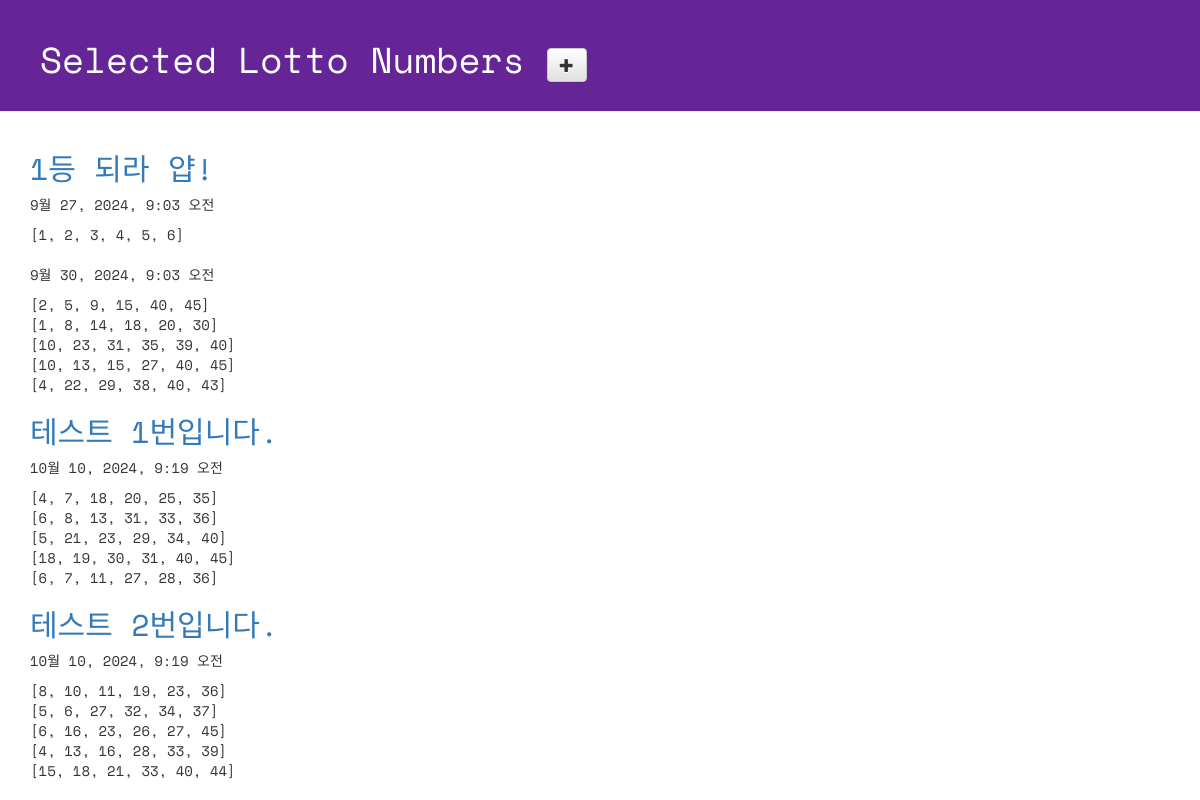
Page /lotto/ on the committed database.
### lotto/models.py (models this page shows, shortened)
class GuessNumbers(models.Model):
    name = models.CharField(max_length=24)
    text = models.CharField(max_length=255)
    lottos = models.CharField(max_length=255, default='[1, 2, 3, 4, 5, 6]')
    num_lotto = models.IntegerField(default=5)
    update_date = models.DateTimeField()

### lotto/views.py (the view)
# urls.py: path('lotto/', views.index, name='index'),
def index(request):
    lottos = GuessNumbers.objects.all()
    return render(request, 'lotto/default.html', {'lottos':lottos})

### lotto/templates/lotto/default.html (shortened to what this page needs)
{% load static %}
<!DOCTYPE html>
<html lang="ko">
<head>
    <link rel="stylesheet" href="//maxcdn.bootstrapcdn.com/bootstrap/3.2.0/css/bootstrap.min.css">
    <link rel="stylesheet" href="//maxcdn.bootstrapcdn.com/bootstrap/3.2.0/css/bootstrap-theme.min.css">
    <link rel="stylesheet" href="{% static 'css/lotto.css' %}">
</head>
 <body>
  <div class="page-header">
    <h1>
        Selected Lotto Numbers
        <a href="{% url 'new_lotto' %}">
        <span class="glyphicon glyphicon-plus btn btn-default"></span>
        </a>
    </h1>
  </div>
  <div class="container lotto">
    {% for lotto in lottos %}
      <h2><a href="{% url 'detail' lottokey=lotto.pk %}">{{lotto.text}}</a></h2>
      <p>{{ lotto.update_date }}</p>
      <p>{{ lotto.lottos | linebreaksbr }}</p>
    {% endfor %}
  </div>
 </body>
</html>

### lotto/static/css/lotto.css (style rules this page uses)
.page-header { background-color: #652596; margin-top: 0; padding: 20px 20px 20px 40px; font-family: 'Space Mono', monospace; }
.page-header h1 { color: #FFFFFF; }
.container { font-family: 'Space Mono', monospace; }
.container h2 { color: #b9f442; }

### rows in the picture
GuessNumbers: text "1등 되라 얍!", update_date "9월 27, 2024, 9:03 오전", lottos "[1, 2, 3, 4, 5, 6]"
GuessNumbers: update_date "9월 30, 2024, 9:03 오전", lottos "[2, 5, 9, 15, 40, 45] [1, 8, 14, 18, 20, 30] [10, 23, 31, 35, 39, 40] [10, 13, 15, 27, 40, 45] [4, 22, 29, 38, 40, 43]"
GuessNumbers: text "테스트 1번입니다.", update_date "10월 10, 2024, 9:19 오전", lottos "[4, 7, 18, 20, 25, 35] [6, 8, 13, 31, 33, 36] [5, 21, 23, 29, 34, 40] [18, 19, 30, 31, 40, 45] [6, 7, 11, 27, 28, 36]"
GuessNumbers: text "테스트 2번입니다.", update_date "10월 10, 2024, 9:19 오전", lottos "[8, 10, 11, 19, 23, 36] [5, 6, 27, 32, 34, 37] [6, 16, 23, 26, 27, 45] [4, 13, 16, 28, 33, 39] [15, 18, 21, 33, 40, 44]"
